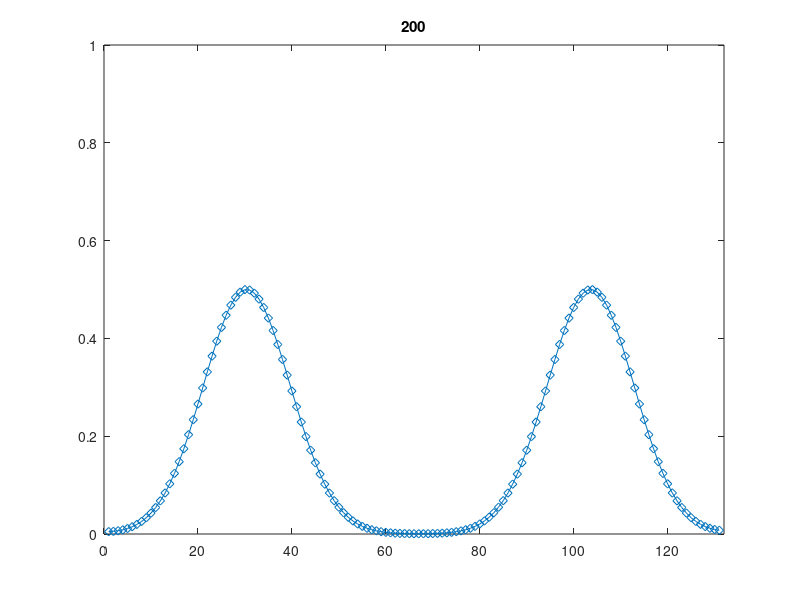

The MATLAB script that drew this image:
clear,figure(1),clf
% physics
Lx  = 10;
k   = 1;
rho = 1;
% numerics
np  = 10;          % number of processes
nx  = 150/np;      % LOCAL number of grid points at each processes
dx  = Lx/nx;
nt  = 200;
dt  = dx/sqrt(k/rho)/2.1;
nxg = (nx-2)*np+2;  % global number of grid points
dxg = Lx/(nxg-1);
% init local vectors
for ip = 1:np
    i1 = 1 + (ip-1)*(nx-2);
    for ix=1:nx
        x(ix,ip) = ( (ip-1)*(nx-2) + (ix-1) )*dxg + (-Lx+dxg)/2;
        P(ix,ip) = exp(-x(ix,ip).^2);
    end
    for ix=1:nx+1
        V(ix,ip) = 0;
    end
end
% action
for it=1:nt
    % compute physics V locally
    for ip = 1:np
        V(2:end-1,ip) = V(2:end-1,ip) - dt*diff(P(:,ip))/dx/rho;
    end
    % update boundaries
    for ip = 1:np-1
        V(end,ip  ) = V(    3,ip+1);
        V(  1,ip+1) = V(end-2,ip  );
    end
    % compute physics P locally
    for ip = 1:np
        P(:,ip)       = P(:,ip)       - dt*diff(V(:,ip))/dx*k;
    end
    % global picture
    for ip = 1:np
         i1 = 1 + (ip-1)*(nx-2);
         Pg(i1:i1+nx-2) = P(1:end-1,ip);
    end
    % post-process
    plot(Pg,'-d'),title(it),axis([0 nxg 0 1]),drawnow
end
